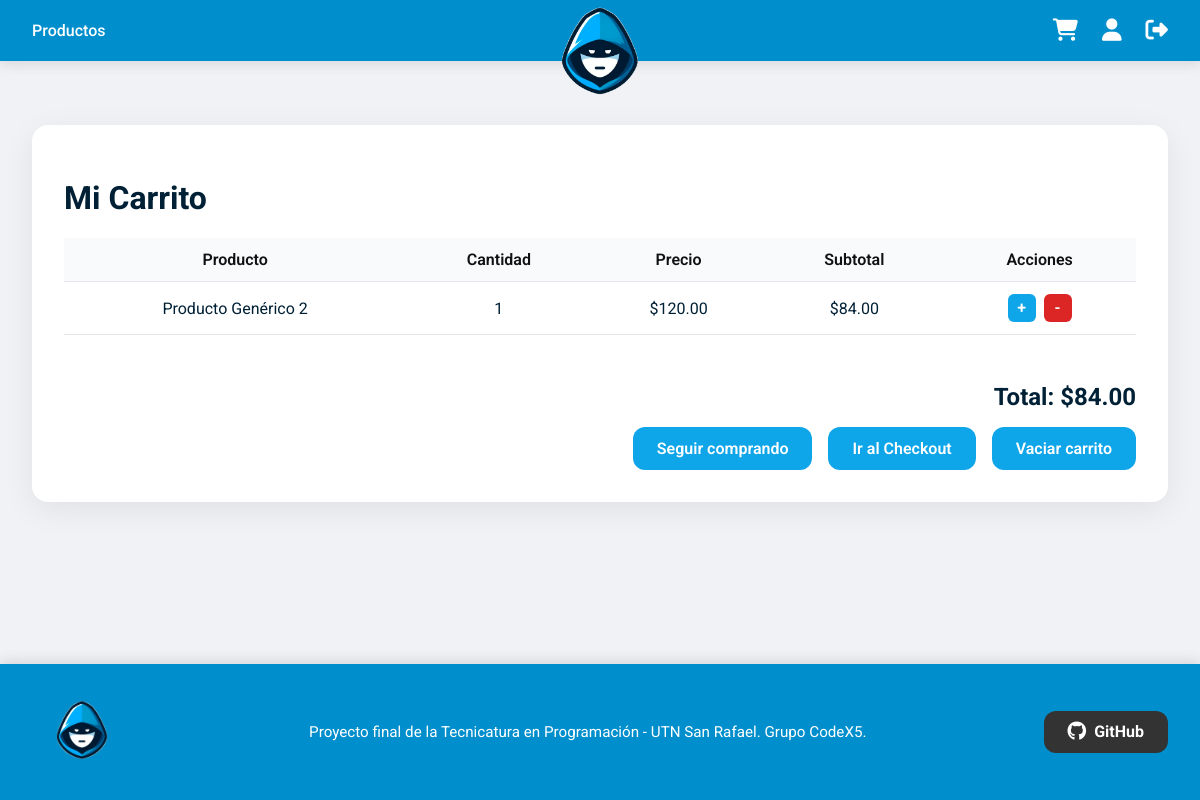
Before: /carrito/ (signed in) with the older database file.
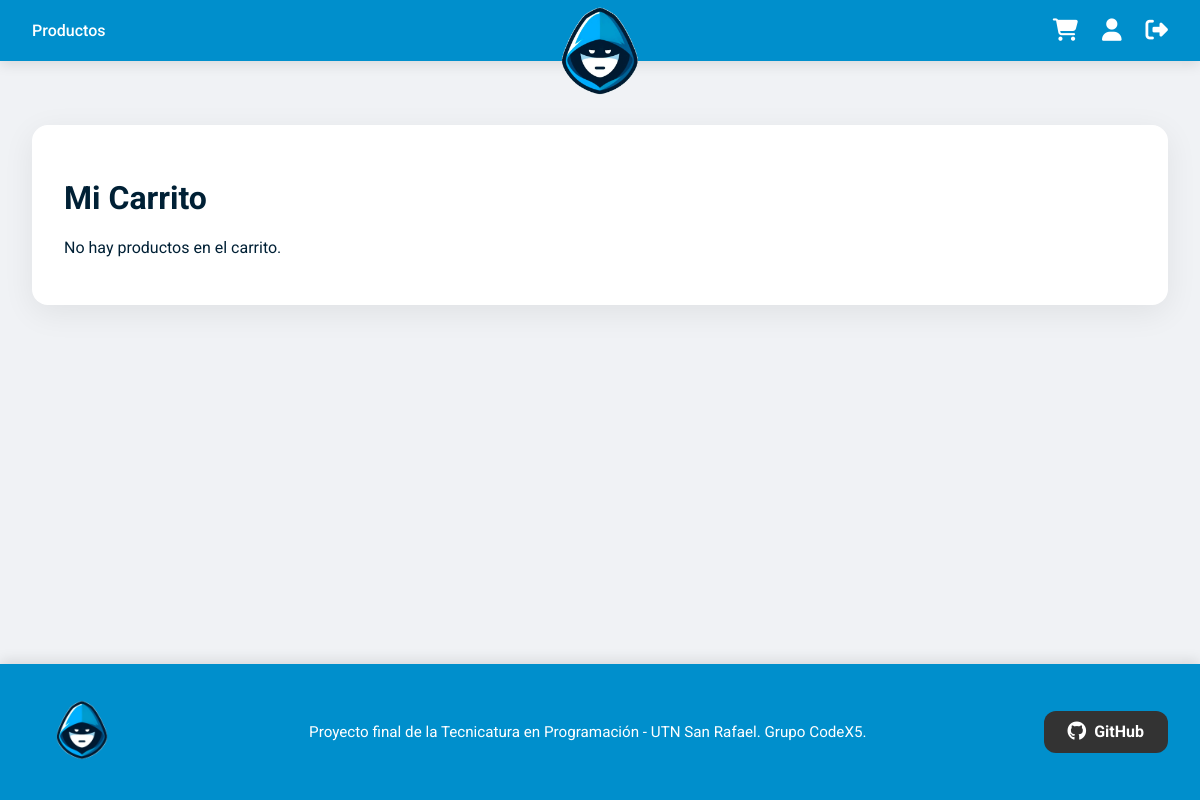
After: the same page with the newer database file.
### productos/models.py (models this page shows, shortened)
class CarritoProducto(models.Model):
    carrito = models.ForeignKey('Carrito', on_delete=models.CASCADE)
    producto = models.ForeignKey(Producto, on_delete=models.CASCADE)
    cantidad = models.PositiveIntegerField(default=1)
    def subtotal(self):
        return self.producto.precio_con_descuento * self.cantidad
    class Meta:
        db_table = 'carritos_productos'
        verbose_name = "Producto en Carrito (contenido del carrito)"
        verbose_name_plural = "Productos en Carrito (contenido del carrito)"

class Producto(models.Model):
    nombre = models.CharField(max_length=200)
    descripcion = models.TextField()
    precio = models.DecimalField(max_digits=10, decimal_places=2)
    descuento = models.PositiveIntegerField(default=0)
    stock = models.PositiveIntegerField(default=0)
    imagen = models.ImageField(upload_to="img_productos/", blank=True, null=True)
    categoria = models.ForeignKey(
        Categoria,
        on_delete=models.CASCADE,
        related_name="productos",
        null=True,
        blank=True
    )
    @property
    def precio_con_descuento(self):
        return self.precio - (self.precio * self.descuento / 100) if self.descuento else self.precio
    class Meta:
        db_table = 'productos'
        verbose_name = "Producto (artículo a la venta)"
        verbose_name_plural = "Productos (artículos a la venta)"

### productos/views.py (the view)
# urls.py: path('carrito/', views.ver_carrito, name='ver_carrito'),
@login_required
def ver_carrito(request):
    carrito, _ = Carrito.objects.get_or_create(usuario=request.user)
    total = carrito.total()
    return render(request, 'productos/carrito.html', {'carrito': carrito, 'total': total})

### productos/models.py (called while the page is built)
    def total(self):
        return sum(item.subtotal() for item in self.carritoproducto_set.all())

### productos/templates/productos/carrito.html
{% extends 'productos/base.html' %}
{% load static %}
{% block head %}
<link rel="stylesheet" href="{% static 'css/carrito.css' %}">
{% endblock %}
{% block content %}
<div class="contenido-carrito">
    <div class="carrito-panel">
        <h1 class="titulo-carrito">Mi Carrito</h1>
        {% if carrito.carritoproducto_set.exists %}
            <table class="carrito-tabla">
                <thead>
                    <tr>
                        <th>Producto</th>
                        <th>Cantidad</th>
                        <th>Precio</th>
                        <th>Subtotal</th>
                        <th>Acciones</th>
                    </tr>
                </thead>
                <tbody>
                    {% for item in carrito.carritoproducto_set.all %}
                    <tr>
                        <td>{{ item.producto.nombre }}</td>
                        <td>{{ item.cantidad }}</td>
                        <td>${{ item.producto.precio }}</td>
                        <td>${{ item.subtotal }}</td>
                        <td>
                            {% if item.producto.stock == 0 %}
                                <span class="sin-stock">Sin Stock</span>
                            {% elif item.cantidad >= item.producto.stock %}
                                <span class="stock-bajo">Máximo disponible</span>
                            {% else %}
                                <a class="btn-carrito" href="{% url 'agregar_al_carrito' item.producto.id %}">+</a>
                            {% endif %}
                            <a class="btn-carrito eliminar" href="{% url 'eliminar_del_carrito' item.producto.id %}">-</a>
                        </td>
                    </tr>
                    {% endfor %}
                </tbody>
            </table>
            <div class="total-botones-container">
                <p>Total: ${{ total }}</p>
                <div class="botones-carrito">
                    <a href="{% url 'lista_productos' %}">Seguir comprando</a>
                    <a href="{% url 'checkout' %}">Ir al Checkout</a>
                    <a href="{% url 'vaciar_carrito' %}">Vaciar carrito</a>
                </div>
            </div>
        {% else %}
            <p>No hay productos en el carrito.</p>
        {% endif %}
    </div>
</div>
{% endblock %}

Changed rows visible on the page:
removed CarritoProducto: producto.nombre "Producto Genérico 2", cantidad "1", producto.precio "120.00", subtotal "84.00"
Other visible differences:
{{ total }}: "84.00" → (not shown)
text no longer shown: "Producto Cantidad Precio Subtotal Acciones Total: $ Seguir comprando Ir al Checkout Vaciar carrito"
text now shown: "No hay productos en el carrito."
